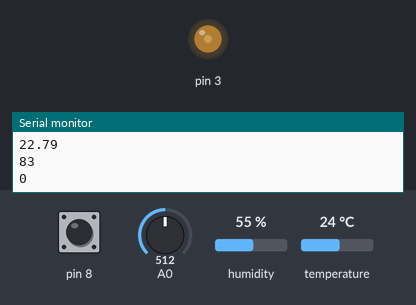
A sketch run on a simulated Arduino Uno, built with avr-gcc and run on an emulated ATmega328P. On the bench: output pins drawn as LEDs (lit = HIGH), the last lines printed to the serial monitor. Inputs (shaded band) come from the test bench; at power-on: humidity 55 %, pin 8 HIGH, temperature 24 °C, A0 = 512.

Above: at 1.3 s.
1.4 s: humidity set to 61 %
3.2 s: humidity set to 64 %
At 5.4 s:
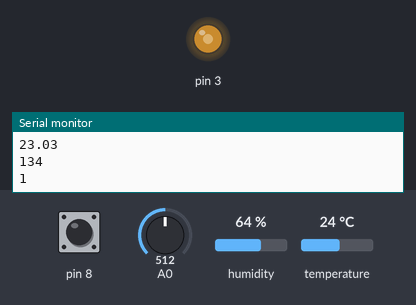
6.5 s: pin 8 pulled LOW for 0.6 s
At 7.6 s:
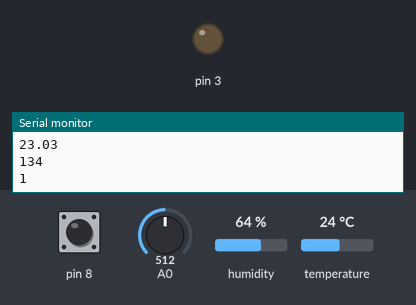
8.6 s: pin 8 pulled LOW for 1 s
At 9.1 s:
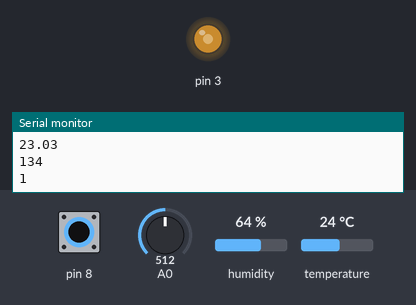
11.1 s: temperature set to 27 °C
At 12.8 s:
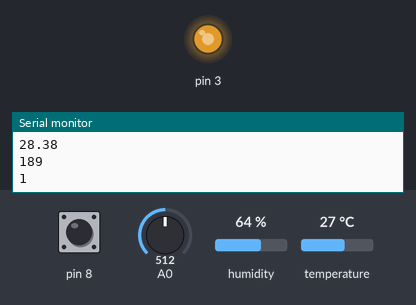
15.2 s: temperature set to 30 °C
At 17.1 s:
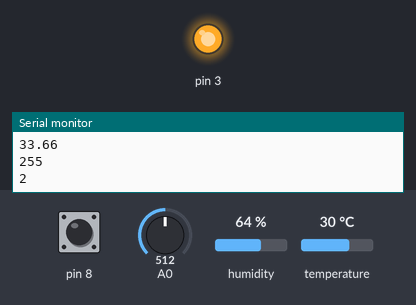
Timing chart, 0 to 18.8 s (numbered marks = the images above; inputs shaded):
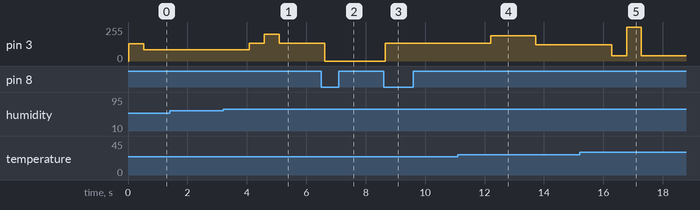

The sketch:

JAMHacks_Fan_Project.ino
```cpp
#include <DHT.h>
#define DHTPIN 2
#define DHTTYPE DHT11

DHT dht(DHTPIN, DHTTYPE);

void setup() {
  // put your setup code here, to run once:
  pinMode(3, OUTPUT);
  pinMode(8, INPUT_PULLUP);
  pinMode(A0, INPUT);
  Serial.begin(9600);
  dht.begin();
}

bool kill = false;
int button = 0;
int prev_button = 0;
int motor_speed;
int base_pwm = 100;
int prev_base_pwm = 100;

int photo = 750;
int previous_photo;
int new_photo;
const int array_size = 4;
int prev_photo[array_size] = {750, 750, 750, 750};
int state = 1;
int increase = 0;

float humidity = 60.0;
float temp_humidity;
float temperature = 23.0;
float temp_temperature;
float heat_index;   //human-comfort value based on temp and humidity

int calculateBasePWM(int heat_index) {
  int pwm;

  pwm = (heat_index - 20) * (heat_index - 20) + 125;

  return pwm;

}

void pushBack(int new_val) {

  for (int i = array_size-2; i >= 0; i--) {
    prev_photo[i+1] = prev_photo[i] ;
  }

  prev_photo[0] = new_val;
}

int avg(int values[], int array_size) {

  int sum;
  int avg;

  for (int i = 0; i < array_size; i++) {
    sum += values[i];
  }

  avg = sum / array_size;

  return avg;
}


void loop() {
  // put your main code here, to run repeatedly:
  button = digitalRead(8);

  if (button == 0 && prev_button == 1) {
    kill = !kill;
  }

  prev_button = button;


  temp_humidity = dht.readHumidity();          //will need filter

  if (abs(temp_humidity - humidity) > 2)
    humidity = temp_humidity;


  temp_temperature = dht.readTemperature();    //will need filter

  if (abs(temp_temperature - temperature) > 2)
    temperature = temp_temperature;


  if (!(isnan(humidity) || isnan(temperature))) {
    heat_index = dht.computeHeatIndex(temperature, humidity, false);
  }


  base_pwm = calculateBasePWM(heat_index);


  new_photo = analogRead(A0);   //may need to make a filter; using 5k resistor; vals vary between 0-1023

  if (abs(new_photo - photo) < 25) {
    pushBack(new_photo);
    photo = avg(prev_photo, array_size);
  }


  if (base_pwm == prev_base_pwm) {
    if (new_photo < photo - 100) {
      if (state == 2) {
        state = 1;
        motor_speed = base_pwm;
        increase = -1;
      }
      else if (increase != -1){
        state = 0;
        motor_speed = base_pwm * 0.65;
      }
    }
    else if (new_photo > photo + 100) {
      if (state == 0) {
        state = 1;
        motor_speed = base_pwm;
        increase = 1;
      }
      else if (increase != 1) {
        state = 2;
        motor_speed = base_pwm * 1.5;
        if (motor_speed > 255) motor_speed = 255;
      }
    }
    else if (state == 0) {
      state = 0;
      motor_speed = base_pwm * 0.65;
      increase = 0;
    }
    else if (state == 2) {
      state = 2;
      motor_speed = base_pwm * 1.5;
      if (motor_speed > 255) motor_speed = 255;
      increase = 0;
    }
    else {
      state = 1;
      motor_speed = base_pwm;
      increase = 0;
    }
  }
  else /* if (base_pwm > prev_base_pwm)*/ {
    state = 1;
    motor_speed = base_pwm;
  }

  pushBack(new_photo);
  photo = avg(prev_photo, array_size);

  if (kill) {
    analogWrite(3, 0);
  }
  else {
    analogWrite(3, motor_speed);
  }

  prev_base_pwm = base_pwm;
  previous_photo = photo;

  Serial.println(photo);
  Serial.println(temperature);
  Serial.println(humidity);
  Serial.println(heat_index);
  Serial.println(motor_speed);
  Serial.println(state);
  Serial.println("\n");
  delay(500);

}
```

Measured:
- the behaviour switches between 62 and 63 % on humidity (found by bisection; images 0 and 1)
- the behaviour switches between 25 and 26 °C on temperature (found by bisection; images 3 and 4)
- the behaviour switches between 29 and 30 °C on temperature (found by bisection; images 4 and 5)
- after the input at 3.2 s, pin 3: 83/255 → 134/255 after 0.89 s, → 201/255 0.50 s later, → 134/255 0.50 s later
- after the input at 6.5 s, pin 3: 134/255 → 0/255 after 0.12 s
- after the input at 8.6 s, pin 3: 0/255 → 134/255 after 0.05 s
- after the input at 11.1 s, pin 3: 134/255 → 189/255 after 1.1 s, → 122/255 1.5 s later
- after the input at 15.2 s, pin 3: 122/255 → 38/255 after 1.1 s, → 255/255 0.50 s later, → 38/255 0.50 s later
